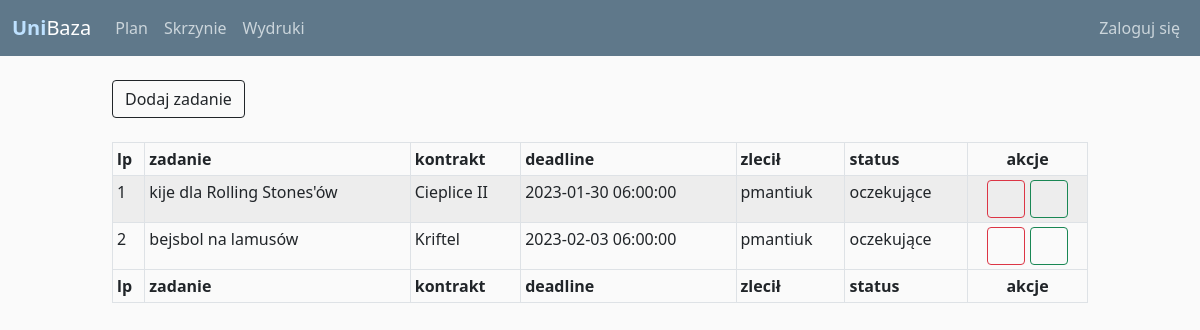
Page /queue on the earlier database version.
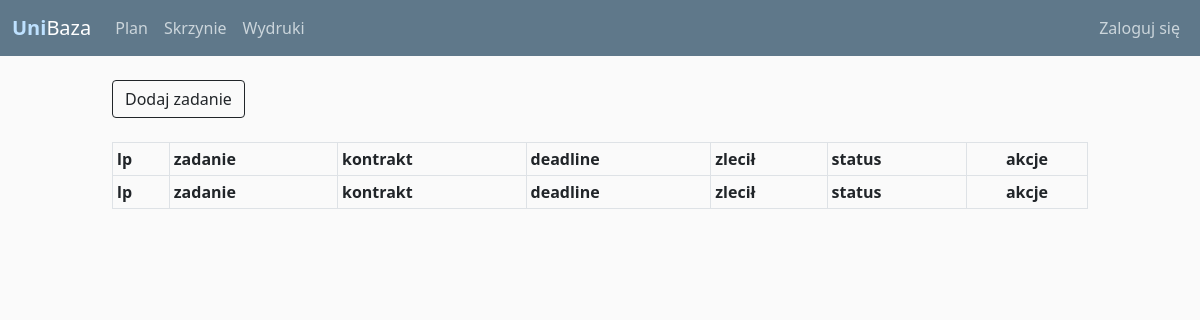
Same page on the later database version.
### unibaza/models.py (models this page shows)
class Queue(db.Model):
    __tablename__ = 'kolejka'
    id = db.Column(db.Integer, primary_key=True)
    zadanie = db.Column(db.String(100), nullable=False)
    kontrakt = db.Column(db.String(30), nullable=True)
    deadline = db.Column(db.DateTime, nullable=False)
    user = db.Column(db.String(50), nullable=False)
    status = db.Column(db.String(30), nullable=False, default='oczekujące')

### unibaza/routes.py (the view, shortened to what this page needs)
@app.route("/queue", methods=['POST','GET'])
def queue():
    zadania = Queue.query.order_by('id').all()
    return render_template('queue.html', zadania=zadania)

### unibaza/templates/queue.html (shortened to what this page needs)
{% extends "layout.html" %}
{% block content %}
<button type="button" class="btn btn-outline-dark" data-bs-toggle="modal" data-bs-target="#queueModal"> Dodaj zadanie</button>
<br><br>
  <table class="table table-striped table-bordered table-sm">
    <thead>
        <tr>
            <th scope="col">lp</th>
            <th scope="col">zadanie</th>
            <th scope="col">kontrakt</th>
            <th scope="col">deadline</th>
            <th scope="col">zlecił</th>
            <th scope="col">status</th>
            <th scope="col" class="text-center">akcje</th>
        </tr>
    </thead>
    <tbody>
        {% for zadanie in zadania %}
        <tr>
            <td>{{ loop.index }}</td>
            <td>{{ zadanie.zadanie }}</td>
            <td>{{ zadanie.kontrakt }}</td>
            <td>{{ zadanie.deadline }}</td>
            <td>{{ zadanie.user }}</td>
            <td>{{ zadanie.status }}</td>
            <td class="text-center">
              <a href="#" class="btn btn-outline-danger" title='Odrzuć zadanie' style="width:38px; height:38px;" data-bs-toggle="modal" data-bs-target="#removeModal{{zadanie.id}}"></a>
              <button type="submit" class="btn btn-outline-success" title='Zaakceptuj zadanie' style="width:38px; height:38px;"></button>
            </td>
        </tr>
        {% endfor %}
    </tbody>
    <tfoot>
        <tr>
            <th scope="col">lp</th>
            <th scope="col">zadanie</th>
            <th scope="col">kontrakt</th>
            <th scope="col">deadline</th>
            <th scope="col">zlecił</th>
            <th scope="col">status</th>
            <th scope="col" class="text-center">akcje</th>
        </tr>
    </tfoot>
  </table>
{% endblock content %}

Differences in the rows shown:
removed Queue: zadanie "kije dla Rolling Stones'ów", kontrakt "Cieplice II", deadline "2023-01-30 06:00:00", user "pmantiuk", status "oczekujące"
removed Queue: zadanie "bejsbol na lamusów", kontrakt "Kriftel", deadline "2023-02-03 06:00:00", user "pmantiuk", status "oczekujące"
